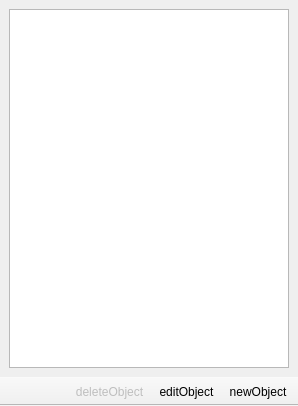
<?xml version="1.0" encoding="UTF-8"?>
<ui version="4.0">
 <class>ObjectView</class>
 <widget class="QMainWindow" name="ObjectView">
  <property name="geometry">
   <rect>
    <x>0</x>
    <y>0</y>
    <width>298</width>
    <height>406</height>
   </rect>
  </property>
  <property name="windowTitle">
   <string>MainWindow</string>
  </property>
  <property name="animated">
   <bool>false</bool>
  </property>
  <property name="unifiedTitleAndToolBarOnMac">
   <bool>false</bool>
  </property>
  <widget class="QWidget" name="mCentralWidget">
   <layout class="QHBoxLayout" name="horizontalLayout">
    <item>
     <widget class="QListWidget" name="mListWidget">
      <property name="horizontalScrollBarPolicy">
       <enum>Qt::ScrollBarAsNeeded</enum>
      </property>
      <property name="sizeAdjustPolicy">
       <enum>QAbstractScrollArea::AdjustIgnored</enum>
      </property>
      <property name="dragDropMode">
       <enum>QAbstractItemView::NoDragDrop</enum>
      </property>
      <property name="iconSize">
       <size>
        <width>64</width>
        <height>64</height>
       </size>
      </property>
      <property name="movement">
       <enum>QListView::Static</enum>
      </property>
      <property name="flow">
       <enum>QListView::LeftToRight</enum>
      </property>
      <property name="resizeMode">
       <enum>QListView::Adjust</enum>
      </property>
      <property name="spacing">
       <number>10</number>
      </property>
      <property name="gridSize">
       <size>
        <width>80</width>
        <height>80</height>
       </size>
      </property>
      <property name="viewMode">
       <enum>QListView::IconMode</enum>
      </property>
      <property name="uniformItemSizes">
       <bool>true</bool>
      </property>
      <property name="wordWrap">
       <bool>true</bool>
      </property>
     </widget>
    </item>
   </layout>
  </widget>
  <widget class="QToolBar" name="mToolbar">
   <property name="windowTitle">
    <string>toolBar</string>
   </property>
   <property name="layoutDirection">
    <enum>Qt::RightToLeft</enum>
   </property>
   <property name="movable">
    <bool>false</bool>
   </property>
   <property name="allowedAreas">
    <set>Qt::AllToolBarAreas</set>
   </property>
   <property name="iconSize">
    <size>
     <width>32</width>
     <height>24</height>
    </size>
   </property>
   <property name="toolButtonStyle">
    <enum>Qt::ToolButtonIconOnly</enum>
   </property>
   <property name="floatable">
    <bool>false</bool>
   </property>
   <attribute name="toolBarArea">
    <enum>BottomToolBarArea</enum>
   </attribute>
   <attribute name="toolBarBreak">
    <bool>false</bool>
   </attribute>
   <addaction name="actionNewObject"/>
   <addaction name="actionEditObject"/>
   <addaction name="actionDeleteObject"/>
  </widget>
  <action name="actionNewObject">
   <property name="icon">
    <iconset resource="toolkit.qrc">
     <normaloff>:/VecTB/icons/toolbars/New_Map.png</normaloff>:/VecTB/icons/toolbars/New_Map.png</iconset>
   </property>
   <property name="text">
    <string>newObject</string>
   </property>
   <property name="toolTip">
    <string>Add new object</string>
   </property>
  </action>
  <action name="actionEditObject">
   <property name="enabled">
    <bool>true</bool>
   </property>
   <property name="icon">
    <iconset resource="toolkit.qrc">
     <normaloff>:/VecTB/icons/toolbars/Edit.png</normaloff>:/VecTB/icons/toolbars/Edit.png</iconset>
   </property>
   <property name="text">
    <string>editObject</string>
   </property>
   <property name="toolTip">
    <string>Edit object</string>
   </property>
  </action>
  <action name="actionDeleteObject">
   <property name="enabled">
    <bool>false</bool>
   </property>
   <property name="icon">
    <iconset resource="toolkit.qrc">
     <normaloff>:/VecTB/icons/toolbars/Delete.png</normaloff>:/VecTB/icons/toolbars/Delete.png</iconset>
   </property>
   <property name="text">
    <string>deleteObject</string>
   </property>
   <property name="toolTip">
    <string>Delete object</string>
   </property>
  </action>
 </widget>
 <resources>
  <include location="toolkit.qrc"/>
 </resources>
 <connections>
  <connection>
   <sender>actionDeleteObject</sender>
   <signal>triggered()</signal>
   <receiver>ObjectView</receiver>
   <slot>onActionDelete()</slot>
   <hints>
    <hint type="sourcelabel">
     <x>-1</x>
     <y>-1</y>
    </hint>
    <hint type="destinationlabel">
     <x>148</x>
     <y>202</y>
    </hint>
   </hints>
  </connection>
  <connection>
   <sender>mListWidget</sender>
   <signal>itemPressed(QListWidgetItem*)</signal>
   <receiver>ObjectView</receiver>
   <slot>onItemPressed(QListWidgetItem*)</slot>
   <hints>
    <hint type="sourcelabel">
     <x>86</x>
     <y>354</y>
    </hint>
    <hint type="destinationlabel">
     <x>68</x>
     <y>367</y>
    </hint>
   </hints>
  </connection>
  <connection>
   <sender>actionEditObject</sender>
   <signal>triggered()</signal>
   <receiver>ObjectView</receiver>
   <slot>onActionEdit()</slot>
   <hints>
    <hint type="sourcelabel">
     <x>-1</x>
     <y>-1</y>
    </hint>
    <hint type="destinationlabel">
     <x>148</x>
     <y>202</y>
    </hint>
   </hints>
  </connection>
  <connection>
   <sender>actionNewObject</sender>
   <signal>triggered()</signal>
   <receiver>ObjectView</receiver>
   <slot>onActionNew()</slot>
   <hints>
    <hint type="sourcelabel">
     <x>-1</x>
     <y>-1</y>
    </hint>
    <hint type="destinationlabel">
     <x>148</x>
     <y>202</y>
    </hint>
   </hints>
  </connection>
 </connections>
 <slots>
  <slot>onActionEdit()</slot>
  <slot>onActionNew()</slot>
  <slot>onActionDelete()</slot>
  <slot>onItemPressed(QListWidgetItem*)</slot>
 </slots>
</ui>
